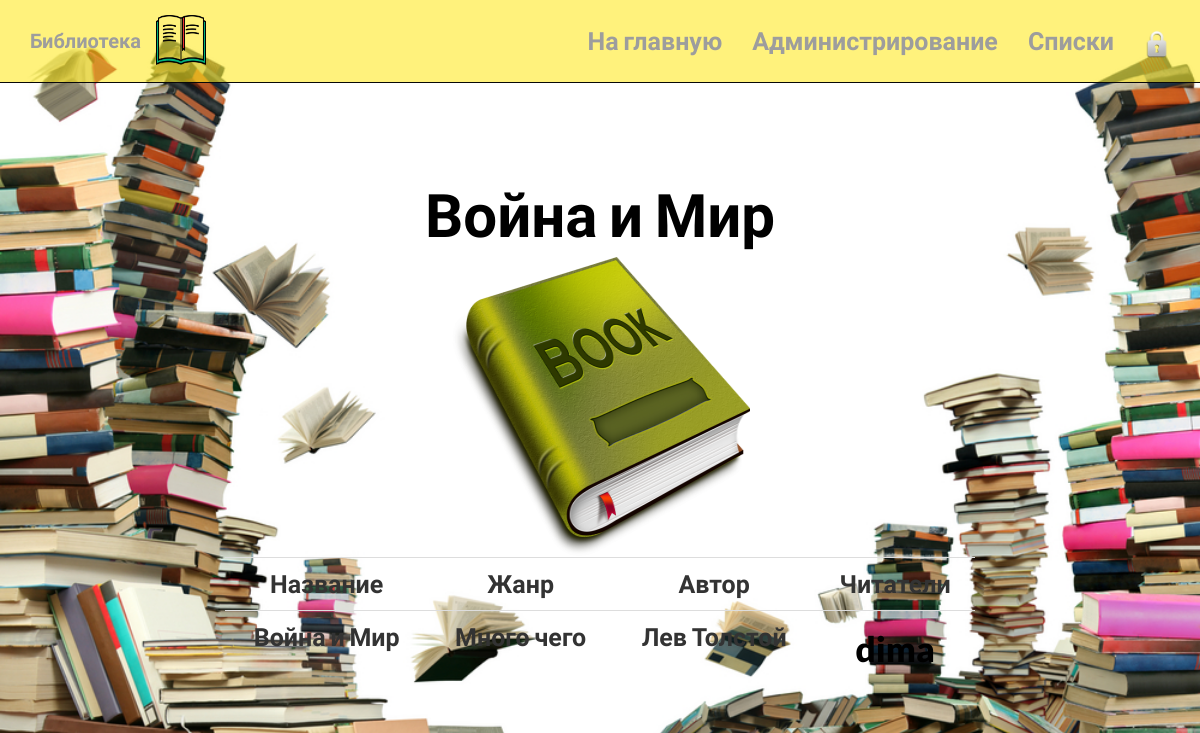
The app's page /list_books/2 with its own data.
### my_app/models.py (models this page shows, shortened)
class Book(models.Model):
        id_book = models.AutoField(primary_key=True)
        name_book = models.CharField(max_length=100, verbose_name='Название книги')
        genre_book = models.CharField(max_length=50, default='Жанр неизвестен', verbose_name='Жанр')
        photo = models.ImageField(null=True, blank=True, default='no-image.png', verbose_name='Фото')
        writer_book = models.CharField(max_length=100, verbose_name='Автор')
        year_book = models.IntegerField(verbose_name='Год создания')
        users = models.ManyToManyField(User, through='Issuance', through_fields=('book_name', 'username'))
        def get_users(self):
            return [{'name': user.username} for user in self.users.all()]

### my_app/views.py (the view)
# urls.py: url(r'^list_books/(?P<id>\d+)', book_id, name='book_id_url'),
def book_id(request, id):
    book = Book.objects.filter(id_book=id)
    book = book.first()
    id = request.GET.get('id')
    if id:
        queryset = Book.objects.filter(id=id)
    return render(request, 'book_id.html', locals())

### templates/book_id.html
{% extends 'base.html' %}
{% block body1 %}
<div id="header1">
        <div class="container">
            <div class="row centered">
                <div class="col-lg-8 col-lg-offset-2">
                    <h1 style="font-size: 60px"><br>{{ book.name_book }}<br></h1>
                    {% if book.photo %}
                                <td><img src="{{book.photo.url}}" width="300" height="300"></td>
                            {% endif %}
                    <table class="table table-hover table-inverse">
                <tr href="{% url 'list_books_url'%}">
                    <td>Название</td>
                    <td>Жанр</td>
                    <td>Автор</td>
                    <td>Читатели</td>
                </tr>
                <tr>
                    <td>{{book.name_book}}</td>
                    <td>{{book.genre_book}}</td>
                    <td>{{book.writer_book}}</td>
                    <td>
                        {% for user in book.get_users %}
                          <h4>{{ user.name }}</h4>
                        {% endfor %}
                    </td>
                </tr>
                </table>
                </div>
            </div>
        </div>
</div>
{% endblock %}

### records on screen
Book: name_book "Война и Мир", photo (picture), genre_book "Много чего", writer_book "Лев Толстой"

### other values on screen
{{ user.name }} "dima"
